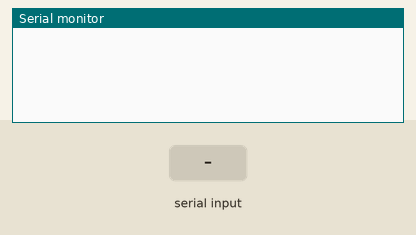
Simulated run of this sketch. Board: Arduino Uno, built with avr-gcc and run on an emulated ATmega328P. Parts: the last lines printed to the serial monitor. The test bench sets the inputs (shaded band).

Above: at 1.2 s.
1.3 s: "<90,45>" received over the second serial link
At 2.5 s:
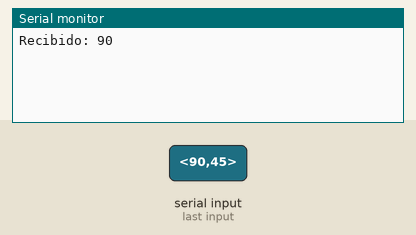
2.8 s: "<1>" received over the second serial link
At 3.8 s:
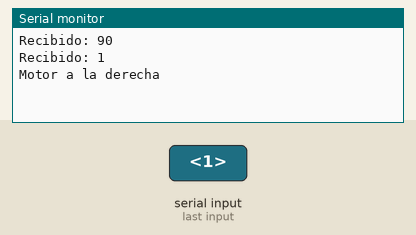
4.3 s: "<2>" received over the second serial link
At 4.9 s:
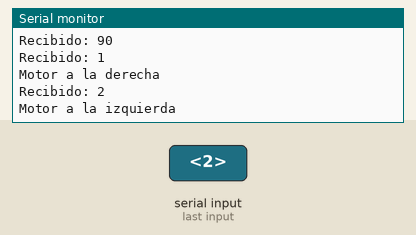

The sketch:

RECIBIDO.ino
```cpp
#include <SoftwareSerial.h>         // Incluir librería SoftwareSerial para comunicación

SoftwareSerial XBee(10, 11);        // RX = 10, TX = 11

bool started = false;               // Verdadero cuando se detecta el marcador de inicio
bool ended = false;                 // Verdadero cuando se detecta el marcador de fin
char incomingByte;                  // Almacenamiento para cada byte leído
char msg[4];                        // Array para ensamblar el mensaje entrante
byte index = 0;                     // Posición actual en el array

void setup() {
  Serial.begin(115200);               // Iniciar comunicación con la PC para depuración
  XBee.begin(115200);                 // Iniciar comunicación con el módulo XBee
}

void loop() {
  while (XBee.available() > 0) {      // Comprobar si hay datos disponibles del XBee
    incomingByte = XBee.read();       // Leer el byte entrante

    if (incomingByte == '<') {        // Detectar inicio del mensaje
      started = true;
      index = 0;
      msg[index] = '\0';              // Limpiar el buffer
    }
    else if (incomingByte == '>') {   // Detectar fin del mensaje
      ended = true;
      break;                          // Dejar de leer, procesar el mensaje
    }
    else if (started && index < 3) {  // Almacenar el byte en el array msg si el mensaje ha comenzado
      msg[index] = incomingByte;
      index++;
      msg[index] = '\0';              // Terminar la cadena con nulo
    }
  }

  if (started && ended) {             // Si se recibió un mensaje completo, procesarlo
    int value = atoi(msg);            // Convertir el buffer a un entero
    Serial.print("Recibido: ");       // Salida de depuración al Monitor Serial
    Serial.println(value);

    if (value == 1) {
      Serial.println("Motor a la derecha");
    } else if (value == 2) {
      Serial.println("Motor a la izquierda");
    }

    started = false;                  // Reiniciar para el próximo mensaje
    ended = false;
  }
}
```

Measured:
- after the input at 1.3 s, the serial monitor: prints a new line at once (image 1)
- after the input at 2.8 s, the serial monitor: prints a new line at once (image 2)
- after the input at 4.3 s, the serial monitor: prints a new line at once (image 3)
